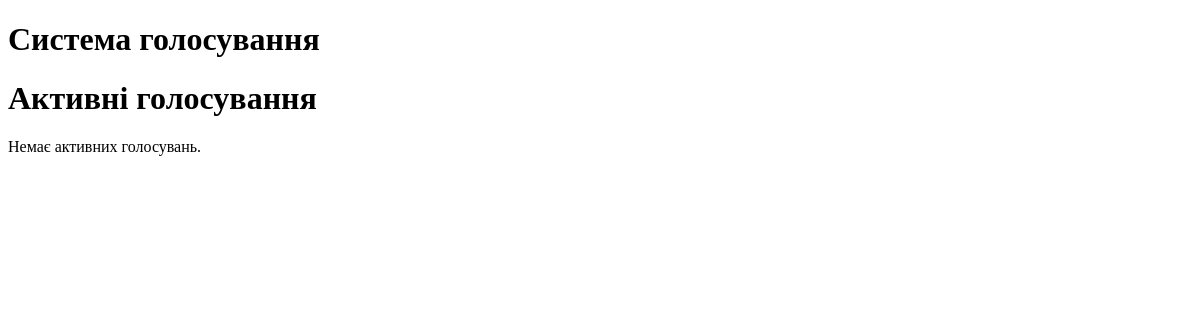
/polls/, run on an earlier commit of the app's database.
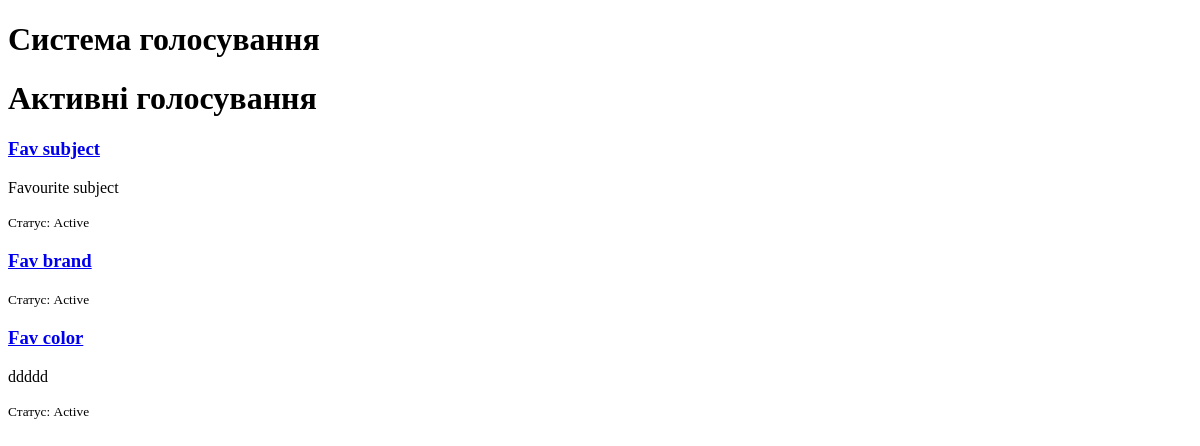
And on a later commit of the database.
### polls/models.py (models this page shows, shortened)
class Poll(models.Model):
    class Status(models.TextChoices):
        DRAFT = "draft", "Draft"
        ACTIVE = "active", "Active"
        COMPLETED = "completed", "Completed"
    title = models.CharField(max_length=200)                    # Назва
    short_description = models.CharField(max_length=500, blank=True)  # Короткий опис
    start_at = models.DateTimeField(null=True, blank=True)      # Дата початку
    end_at = models.DateTimeField(null=True, blank=True)        # Дата закінчення
    can_change_vote = models.BooleanField(default=False)        # дозволяти/ні зміну голосу
    quorum = models.PositiveSmallIntegerField(                  # кворум у %, 0–100
        help_text="Кворум у відсотках (0–100).",
    )
    status = models.CharField(
        max_length=10,
        choices=Status.choices,
        default=Status.DRAFT,
    )
    admin = models.ForeignKey(                                  # власник (admin_id)
        settings.AUTH_USER_MODEL,
        on_delete=models.CASCADE,
        related_name="owned_polls",
    )
    created_at = models.DateTimeField(auto_now_add=True)
    updated_at = models.DateTimeField(auto_now=True)
    class Meta:
        ordering = ["-created_at"]
        constraints = [
            models.CheckConstraint(
                check=models.Q(quorum__gte=0) & models.Q(quorum__lte=100),
                name="poll_quorum_between_0_and_100",
            )
        ]

### polls/views.py (the view)
# urls.py: path("", views.ActivePollListView.as_view(), name="list"),
class ActivePollListView(ListView):
    model = Poll
    template_name = "polls/list.html"
    context_object_name = "polls"
    def get_queryset(self):
        return _active_filter_qs()

### polls/views.py (called while the page is built)
def _active_filter_qs():
    now = timezone.now()
    return (Poll.objects
            .filter(status=Poll.Status.ACTIVE)
            .filter(
                models.Q(start_at__isnull=True) | models.Q(start_at__lte=now),
            )
            .filter(
                models.Q(end_at__isnull=True) | models.Q(end_at__gte=now),
            )
            .select_related("admin")
            .prefetch_related("options"))

### templates/polls/list.html
{% extends "base.html" %}
{% block content %}
<h1>Активні голосування</h1>
{% if polls %}
  <div class="cards">
    {% for p in polls %}
      <div class="card">
        <h3><a href="{% url 'polls:detail' p.pk %}">{{ p.title }}</a></h3>
        {% if p.short_description %}<p>{{ p.short_description }}</p>{% endif %}
        <div><small>Статус: {{ p.get_status_display }}</small></div>
      </div>
    {% endfor %}
  </div>
{% else %}
  <p>Немає активних голосувань.</p>
{% endif %}
{% endblock %}

### templates/base.html (shortened to what this page needs)
{% load static %}
<!doctype html>
<html lang="uk">
<head>
  <link rel="stylesheet" href="{% static 'css/main.css' %}">
</head>
<body>
  <header>
    <h1>Система голосування</h1>
  </header>
  <main>
    {% block content %}{% endblock %}
  </main>
</body>
</html>

What changed in the data, as far as the page shows it:
added Poll: title "Fav subject", short_description "Favourite subject", status "Active"
added Poll: title "Fav brand", status "Active"
added Poll: title "Fav color", short_description "ddddd", status "Active"
Also different on the page:
text no longer shown: "Немає активних голосувань."
